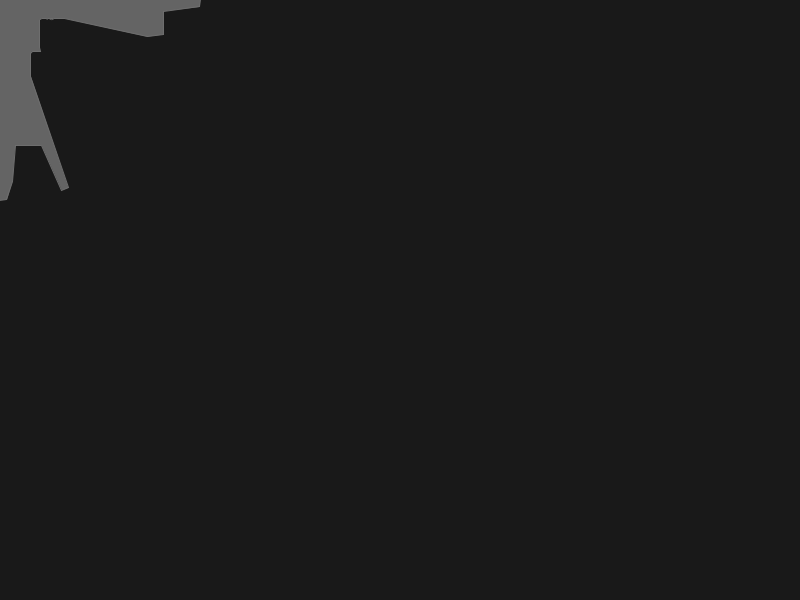
Frame 1 (no input)
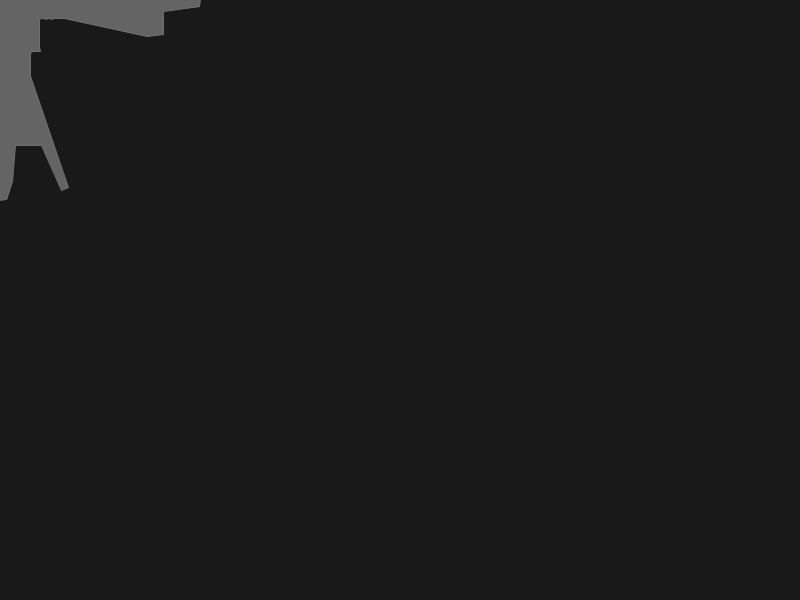
Frame 60 (the mouse pressed at the canvas centre just before this capture)
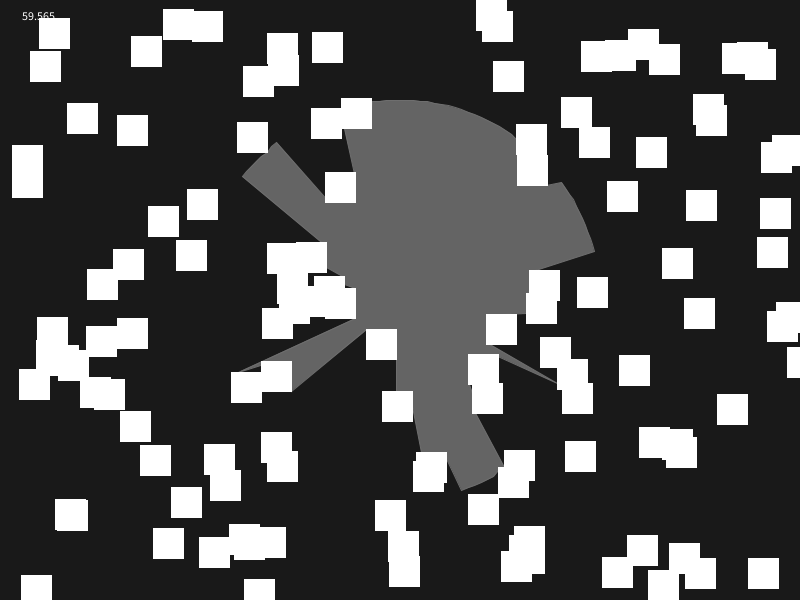
Frame 120 (the mouse held since frame 60 and released just before this capture)

The Processing sketch that drew these frames (run headless with seeded random() and noise(); from frame 60 on, the mouse is pressed at the canvas centre):

// Processing sketch: processing_135315
// ── processing_135315.pde

/* 
 *  2D Tilemap Shadowing
 *  Line of sight with a max radius.
 *
 *  Wally Glutton 2009
 *  http://stungeye.com
 *
 *  License: This is free and unencumbered software released into the public domain.
 *
 */

final static int LIGHT_CIRCLE_VERTICES = 180;
final static float LIGHT_RADIUS = 200;
final static int NUM_OBSTACLES = 120;

Obstacle[] obstacles;
PGraphics pg;

class Obstacle { 
  float x, y, h, w;
  PVector location;
  
  Obstacle(float _x, float _y, float _h, float _w) {
    x = _x;
    y = _y;
    h = _h;
    w = _w;
  }
  
  void draw() {
    stroke(255);
    fill(255);
    rect(x, y, w, h);
  }
  
  // Found here: http://processing.org/hacks/hacks:detecting-line-to-line-intersection
  // An improvement over my original homebrew intersection testing.
  PVector segIntersection(float x1, float y1, float x2, float y2, float x3, float y3, float x4, float y4) {
    float bx = x2 - x1;
    float by = y2 - y1;
    float dx = x4 - x3;
    float dy = y4 - y3;
   
    float b_dot_d_perp = bx * dy - by * dx;
   
    if(b_dot_d_perp == 0) return null;
   
    float cx = x3 - x1;
    float cy = y3 - y1;
   
    float t = (cx * dy - cy * dx) / b_dot_d_perp;
    if(t < 0 || t > 1) return null;
   
    float u = (cx * by - cy * bx) / b_dot_d_perp;
    if(u < 0 || u > 1) return null;
   
    return new PVector(x1+t*bx, y1+t*by);
  }
  
  PVector draw_intersection_point(PVector character_location, PVector ray_end_point, float radius) {
    float test_y = ((y + h) < character_location.y) ? y + h : y;
    float test_x = ((x + w) > character_location.x) ? x : x + w;
    
    float distance = PVector.dist(character_location, new PVector(test_x, test_y));
    if (distance > radius) return null; // We cannot see beyond the end of our visino radius. 
                                        // Not sure if this boosts our performance at all.
    
    PVector found = null;
    if ((character_location.y > y + h) || (character_location.y < y))
      found = segIntersection(character_location.x, character_location.y, ray_end_point.x, ray_end_point.y, x, test_y, x+w, test_y);
    if (found != null) return found;    
    found = segIntersection(character_location.x, character_location.y, ray_end_point.x, ray_end_point.y, test_x, y, test_x, y+h);
    return found;
  }
 
}

void setup() {
  size(800,600);
  smooth();
  ellipseMode(CENTER); 
  background(0);
  
  
  obstacles = new Obstacle[NUM_OBSTACLES ];
  for(int i = 0; i < NUM_OBSTACLES; i++) { 
    obstacles[i] = new Obstacle(random(width), random(height), 30, 30);
  }
  
}

void draw() {
  background(25);
  PVector character_location = new PVector(mouseX, mouseY);
  float angle = 0; 
  ArrayList points = new ArrayList();
  

  
  for (int i = 0; i < LIGHT_CIRCLE_VERTICES; i++) {
    angle += radians(360.0 / LIGHT_CIRCLE_VERTICES);
    float x = character_location.x + cos(angle) * LIGHT_RADIUS;
    float y = character_location.y + sin(angle) * LIGHT_RADIUS;
    PVector ray_end_point = new PVector(x,y);

    ArrayList hit_vectors = new ArrayList();
    for(int j = 0; j < NUM_OBSTACLES; j++) {
      PVector hit_location = obstacles[j].draw_intersection_point(character_location, ray_end_point, LIGHT_RADIUS);
      if (hit_location != null) {
        hit_vectors.add(hit_location);
      }
    }

    if (hit_vectors.size() == 0) {
      points.add(ray_end_point);
    } else {
      float min_distance = LIGHT_RADIUS + 1;
      PVector min_vector = (PVector)hit_vectors.get(0);
      for (int j = 0; j < hit_vectors.size(); j++) {
        PVector current_vector = (PVector)hit_vectors.get(j);
        float current_distance = PVector.dist(character_location, current_vector);
        if (current_distance < min_distance) {
          min_distance = current_distance;
          min_vector = current_vector;
        }
      }
      points.add(min_vector);
    }
  }
  
  stroke(110,110,110);
  fill(100,100,100);
  beginShape();
  for(int i = 0; i < points.size(); i++) {
    PVector current_point = (PVector)points.get(i);
    vertex(current_point.x, current_point.y);
  }
  endShape(CLOSE);
  
  if (mousePressed) {
    for(int i = 0; i < NUM_OBSTACLES; i++) { 
      obstacles[i].draw();
    }
  }
 
  text(frameRate, 20,20);
}
